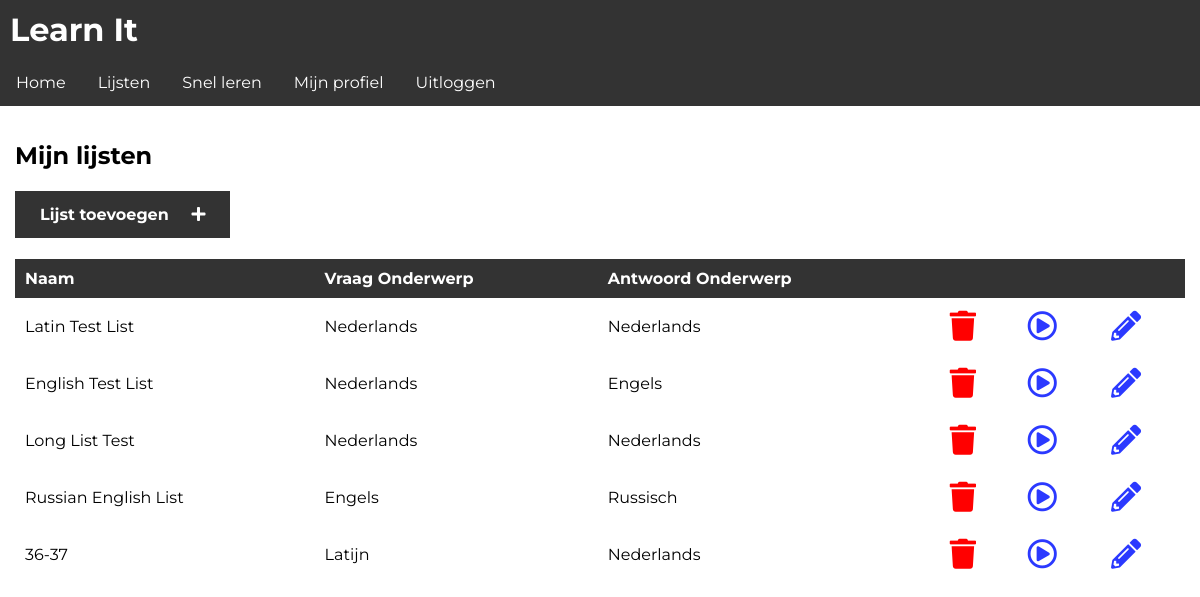
Page /app/lists/ (signed in) on the committed database.
### learnit/models.py (models this page shows, shortened)
class List(models.Model):
    name = models.CharField(max_length=255)
    owner = models.ForeignKey(to=User, on_delete=models.CASCADE)
    question_subject = models.ForeignKey(to=Subject, on_delete=models.PROTECT, related_name='question_subject')
    answer_subject = models.ForeignKey(to=Subject, on_delete=models.PROTECT, related_name='answer_subject')
    questions = models.ManyToManyField(to=Question)
    def get_test(self):
        return str(self.pk)
    def get_edit_url(self):
        return reverse('edit_list', args=[self.pk])

class Subject(models.Model):
    name = models.CharField(max_length=255)
    name_dutch = models.CharField(max_length=255, default="UNKNOWN")
    tts_support = models.BooleanField(default=False)

### learnit/views.py (the view)
# urls.py: path('app/lists/', views.lists, name='lists'),
def lists(request):
    if not request.user.is_authenticated:
        return redirect('/login')
    n_lists = List.objects.filter(owner=request.user)
    return render(request, 'app/lists.html', generate_context(request, {
        'lists': n_lists,
        'username': request.user.username
    }))

### learnit/views.py (called while the page is built)
def generate_context(request, context):
    if request.user.is_authenticated:
        settings = Settings.objects.get(user=request.user)
        context['settings_theme'] = settings.interface_theme
        context['settings_lang'] = settings.interface_language
    return context

### templates/app/lists.html (shortened to what this page needs)
{% extends 'base.html' %}
{% block content %}
    {% if settings_lang == 0 %}
    <h2>My lists</h2>
    <h4><a class="link_button" href="/app/add">Add a list &nbsp;&nbsp;&nbsp;&nbsp;<i class="fas fa-plus"></i></a></h4>
    {% elif settings_lang == 1 %}
    <h2>Mijn lijsten</h2>
    <h4><a class="link_button" href="/app/add">Lijst toevoegen &nbsp;&nbsp;&nbsp;&nbsp;<i class="fas fa-plus"></i></a></h4>
    {% endif %}
    {% if lists %}
        <table>
            {% if settings_lang == 0 %}
                <tr id="table_header">
                    <td>Name</td>
                    <td>Question Subject</td>
                    <td>Answer Subject</td>
            {% elif settings_lang == 1 %}
                <tr id="table_header">
                    <td>Naam</td>
                    <td>Vraag Onderwerp</td>
                    <td>Antwoord Onderwerp</td>
            {% endif %}
            <td></td>
            <td></td>
            <td></td>
            </tr>
            {% for list in lists %}
                <tr>
                    <td>{{ list.name }}</td>
                    {% if settings_lang == 0 %}
                    <td>{{ list.question_subject.name }}</td>
                    <td>{{ list.answer_subject.name }}</td>
                    {% elif settings_lang == 1 %}
                        <td>{{ list.question_subject.name_dutch }}</td>
                    <td>{{ list.answer_subject.name_dutch }}</td>
                    {% endif %}
                    <td><a class="delete_list" href="/app/delete/{{ list.get_test }}"><i class="fas fa-trash"></i></a>
                    </td>
                    <td><a class="test_list" href="/app/test/{{ list.get_test }}"><i class="far fa-play-circle"></i></a>
                    </td>
                    <td><a class="test_list" href="{{ list.get_edit_url }}"><i class="fas fa-pencil-alt"></i></a>
                    </td>
                </tr>
            {% endfor %}
        </table>
    {% endif %}
{% endblock %}

### learnit/static/css/style_light.css (style rules this page uses)
html, body { margin: 0; padding: 0; }
* { font-family: 'Montserrat', sans-serif; }
table { width: 100%; vertical-align: top; text-align: left; border-spacing: 0; border-collapse: collapse; }
td { width: auto; }
.delete_list { color: red; }
.test_list { color: #2b39ff; }
.test_list, .delete_list { font-size: 30px; }
#table_header { background-color: #333; color: white; width: 100%; margin: 0; font-weight: bold; }
td { margin: 0; padding: 10px; }
.link_button:link, .link_button:visited { background-color: #333; color: white; padding: 14px 25px; text-align: center; text-decoration: none; display: inline-block; }
h2 { font-weight: bold; }

### rows in the picture
List: name "Latin Test List", question_subject.name_dutch "Nederlands", answer_subject.name_dutch "Nederlands"
List: name "English Test List", question_subject.name_dutch "Nederlands", answer_subject.name_dutch "Engels"
List: name "Long List Test", question_subject.name_dutch "Nederlands", answer_subject.name_dutch "Nederlands"
List: name "Russian English List", question_subject.name_dutch "Engels", answer_subject.name_dutch "Russisch"
List: name "36-37", question_subject.name_dutch "Latijn", answer_subject.name_dutch "Nederlands"
